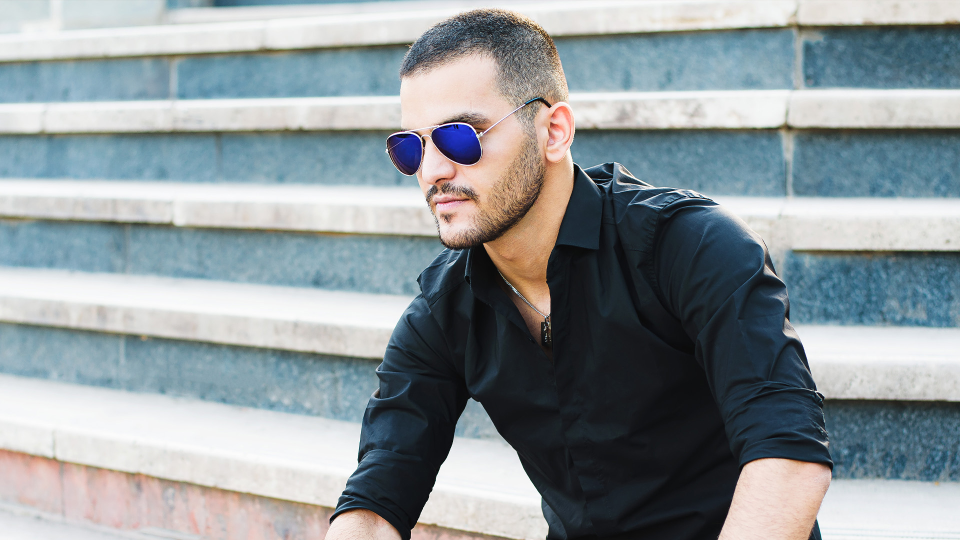
#> input picture assets/img/hero-bg.jpg, 1920 x 1080 px, given in place of exec-94b5bf30-b7f5-4d02-8341-ce106d13b301.png, which was not available (shown at 1/2 size)
$ python export-redis-images.py
#> lines starting #> are read from the running program, lines starting #| are printed output that depends on the picture
"""Export generated artwork at the requested delivery sizes; retain generated originals."""
from pathlib import Path
from PIL import Image
import json

ROOT = Path(__file__).resolve().parents[1]
GENERATED = Path('C:/Users/Victus/.codex/generated_images/01a117ac-79be-7dd1-99a0-762deab8eae2')
ASSETS = [
    ('exec-94b5bf30-b7f5-4d02-8341-ce106d13b301.png', 'banners', 'redis-production-banner.png', (1000, 1000)),
    ('exec-d7a86f74-80f4-4e5c-823a-e59ca7bbb200.png', 'content', 'redis-production-architecture.png', (1920, 1080)),
    ('exec-49a40218-2128-4afc-9c56-8afa555a1d6a.png', 'content', 'redis-replication-architecture.png', (1920, 1080)),
    ('exec-c05f9ae7-067d-47b9-af70-161670a55e50.png', 'content', 'redis-sentinel-high-availability.png', (1920, 1080)),
    ('exec-27fc767a-e3b4-4d17-ad12-42cb1770c4c1.png', 'content', 'redis-monitoring-architecture.png', (1920, 1080)),
]
manifest = []
for original, folder, filename, size in ASSETS:
    target = ROOT / 'resources/assets/img/articles' / folder / filename
    target.parent.mkdir(parents=True, exist_ok=True)
    with Image.open(GENERATED / original) as img:
#> img is the input picture: PIL image 1920x1080 RGB; mean R, G, B 142.3, 151, 154.6
        native_size = img.size
#> native_size = (1920, 1080)
        # Delivery-size resampling only: do not redraw, composite, or change artwork.
        img.convert('RGB').resize(size, Image.Resampling.LANCZOS).save(target, optimize=True)
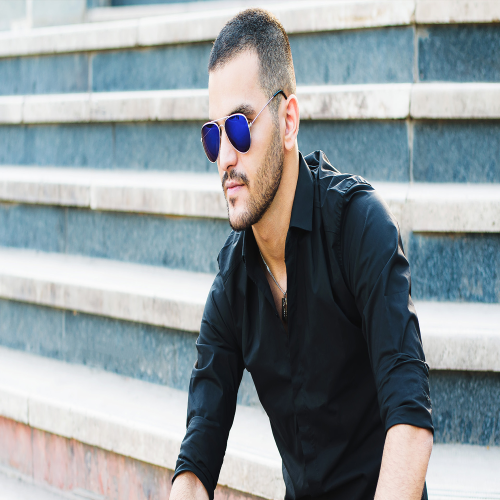
#> saved as redis-production-banner.png: PIL image 1000x1000 RGB (shown at 1/2 size); mean R, G, B 142.3, 151, 154.6
    manifest.append({'asset': str(target.relative_to(ROOT)).replace('\\', '/'), 'original': original, 'native_dimensions': native_size, 'export_dimensions': size, 'bytes': target.stat().st_size, 'operation': 'delivery-size resampling only'})
#> pass 2 of the loop `for original, folder, filename, size in ASSETS:`:
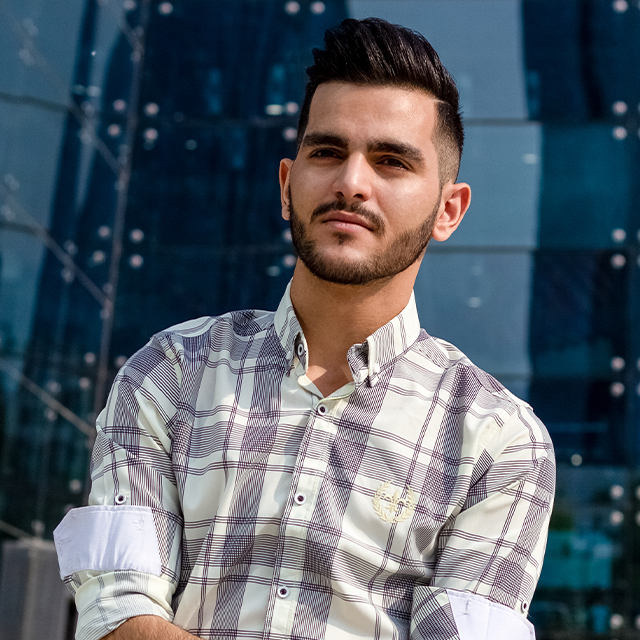
#> input picture assets/img/my-profile-img-2.jpg, 640 x 640 px, given in place of exec-d7a86f74-80f4-4e5c-823a-e59ca7bbb200.png, which was not available
#> img is the input picture: PIL image 640x640 RGB; mean R, G, B 86.3, 95.7, 105.5
#> `img.convert('RGB').resize(size, Image.Resampling.LANCZOS).save(target,..`:
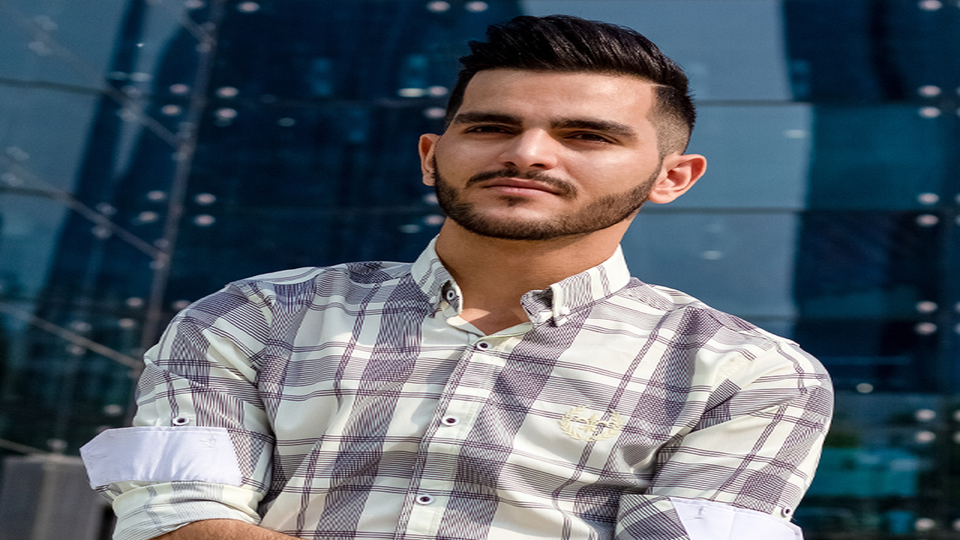
#> saved as redis-production-architecture.png: PIL image 1920x1080 RGB (shown at 1/2 size); mean R, G, B 86.3, 95.7, 105.5
#> (the run stopped early here; a loop or call above may not have finished)
